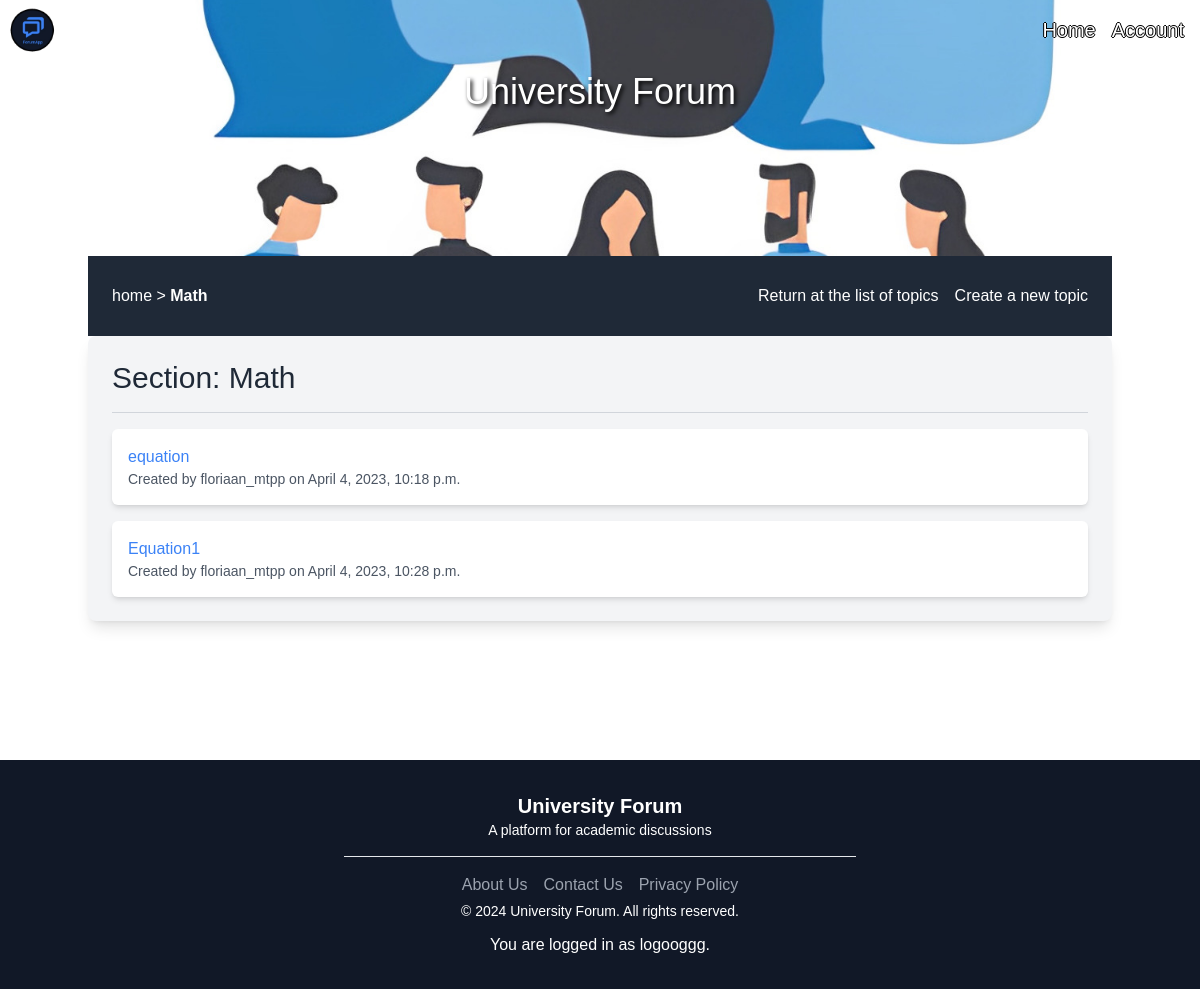
/section/MATH/ (signed in), run on the app's committed database.
### forum/models.py (models this page shows, shortened)
class Topic(models.Model):
    IT= 'IT section'
    MATH = 'MATH section'
    PHYS = 'PHYS section'
    MEDICINE = 'Medicine section'
    SOCIOLOGY = 'Sociology section'
    DIVER = 'miscellaneous Topics'
    SECTION_CHOICES = [
        (IT, 'IT section'),
        (MATH, 'MATH section'),
        (PHYS, 'PHYS section'),
        (MEDICINE, 'Medicine section'),
        (SOCIOLOGY, 'Sociology section'),
        (DIVER, 'miscellaneous Topics'),
    ]
    section = models.CharField(max_length=30, choices=SECTION_CHOICES, verbose_name='Section', default='None')
    title = models.CharField(max_length=255)
    description = models.TextField()
    created_at = models.DateTimeField(auto_now_add=True)
    author = models.ForeignKey(settings.AUTH_USER_MODEL, on_delete=models.CASCADE)
    slug = models.SlugField(max_length=255, unique=True)

### authentication/models.py (models this page shows)
class User(AbstractUser):
    PROFESSOR = 'professor'
    STUDENT = 'student'
    IT = 'IT license'
    MATH = 'MATH license'
    PHYS = 'PHYS license'
    Medecine = 'Medecine'
    Sociology = 'Sociology license'
    ROLE_CHOICES = [
        (PROFESSOR, 'Professor'),
        (STUDENT, 'Student'),
    ]
    STUDIES_CHOICES = [
        (IT, 'IT license'),
        (MATH, 'MATH license'),
        (PHYS, 'PHYS license'),
        (Medecine, 'Medecine'),
        (Sociology, 'Sociology license'),
    ]
    profile_picture = models.ImageField(verbose_name='profile_picture', blank=True, null=True)
    role = models.CharField(max_length=30, choices=ROLE_CHOICES, verbose_name='Rôle')
    studies = models.CharField(max_length=30, choices=STUDIES_CHOICES, verbose_name='Studies', default='')

### forum/views.py (the view)
# urls.py: path('section/MATH/', forum.views.MATH, name='MATH-section'),
@login_required
def MATH(request):
    topics = Topic.objects.filter(section='MATH section')
    return render(request, 'forum/MATH-section.html', {'topics': topics, 'section': 'Math'})

### forum/templates/forum/MATH-section.html (shortened to what this page needs)
{% extends "base.html" %}
{% load static %}
{% load tailwind_tags %}
{% block content %}
<main class="container mx-auto flex align-center flex-col h-full justify-center">
    <div class="container mx-auto flex flex-col h-full">
        <div class="bg-img-first_section h-64 flex items-center flex-col justify-start">
            <h1 id="UF" class="text-4xl text-center text-white">University Forum</h1>
        </div>
        <div class="whereAreYou w-full bg-gray-800 h-20 flex items-center justify-between px-6">
            <p class="text-white hover:text-gray-200">
                <a href="/home" class="hover:text-gray-200 hover:underline">home</a> &gt;
                <a href="/section/MATH" class="font-bold hover:text-gray-200">{{ section }}</a>
            </p>
            <div class="hidden md:flex items-center">
                <a href="{% url 'home' %}" class="text-white hover:text-gray-200 mr-4">Return at the list of topics</a>
                <a href="{% url 'create-ftopic' %}" class="text-white hover:text-gray-200">Create a new topic</a>
            </div>
        </div>
        <div class="div-MATH-section bg-gray-100 rounded-lg shadow-lg p-6">
            <h2 class="text-3xl text-gray-800 mb-4">Section: {{ section }}</h2>
            <hr class="border-gray-300 mb-4">
            {% if topics %}
            <ul class="space-y-4">
                {% for topic in topics %}
                <li class="bg-white rounded-md shadow-md p-4">
                    <a href="{% url 'topic-detail' slug=topic.slug %}"
                        class="text-blue-500 font-medium hover:underline">{{ topic.title }}</a>
                    <p class="text-gray-600 text-sm">Created by {{ topic.author.username }} on {{ topic.created_at }}
                    </p>
                </li>
                {% endfor %}
            </ul>
            {% else %}
            <p class="text-gray-500">No topics found.</p>
            {% endif %}
        </div>
    </div>
</main>
{% endblock %}

### templates/base.html (shortened to what this page needs)
{% load static %}
{% load tailwind_tags %}
<html>
<head>
    <link rel="stylesheet" type="text/css" href="{% static 'css/style.css' %}?{% now 'U' %}">
    {% tailwind_css %}
</head>
<body>
    <nav class="navbar bg-transparent flex flex-row items-center absolute w-full z-10">
        <div class="nav-logo flex-grow">
            <img src="{% static 'assets/forumAppLogo.png' %}?{% now 'U' %}" alt="account-icon" class="h-15 w-12 ml-2">
        </div>
        <div class="nav-ul-right flex flex-row w-50 mr-4">
            <ul class="h-ful">
                <li>
                    <a href="{% url 'home' %}"
                        class="text-white hover:text-gray-900 mr-4 text-xl text-shadow-black">Home</a>
                </li>
            </ul>
            <ul class="account h-full">
                <li class="account">
                    <a href="{% url 'account' %}"
                        class="flex items-center text-white text-xl hover:text-gray-30 text-shadow-black hover:text-gray-900">
                        Account
                    </a>
                </li>
            </ul>
        </div>
    </nav>
    <main>
        <div class="content-div">
            {% block content %}{% endblock content %}
        </div>
    </main>
    <footer class="bg-gray-900 text-white py-8">
        <div class="container mx-auto flex flex-col items-center justify-center">
            <div class="flex flex-col md:flex-row items-center justify-between mb-4">
                <div class="mb-4 md:mb-0">
                    <h3 class="text-xl font-semibold text-center">University Forum</h3>
                    <p class="text-sm">A platform for academic discussions</p>
                </div>
            </div>
            <hr class="bg-white w-1/2 mb-4">
            <div class="flex items-center">
                <a href="#" class="text-gray-400 hover:text-gray-200 mr-4">
                    About Us
                </a>
                <a href="#" class="text-gray-400 hover:text-gray-200 mr-4">
                    Contact Us
                </a>
                <a href="#" class="text-gray-400 hover:text-gray-200">
                    Privacy Policy
                </a>
            </div>
            <div>
                <p class="text-sm m-1">&copy; 2024 University Forum. All rights reserved.</p>
                <p class="text-center mt-3">You are logged in as {{ user }}.</p>
            </div>
        </div>
    </footer>
</body>
</html>

### static/css/style.css (style rules this page uses)
:root { --primary-color: #403e3f; --secondary-color: #0b7a1a; --text-color: whitesmoke; }
* { font-family: 'Trebuchet MS', 'Lucida Sans Unicode', 'Lucida Grande', 'Lucida Sans', Arial, sans-serif; }
body { margin: 0; padding: 0; background-size: cover; }
.text-shadow-black { text-shadow: -1px 0 black, 0 1px black, 1px 0 black, 0 -1px black; }
main { height: calc(100vh - 4rem); width: 100%; min-height: 95vh; }
.bg-img-first_section h1 { color: white; text-shadow: 2px 2px 4px #000000; margin-top: 7%; }
.whereAreYou { margin-top: -2%; }

### data on the page
Topic: title "equation", author.username "floriaan_mtpp", created_at "April 4, 2023, 10:18 p.m."
Topic: title "Equation1", author.username "floriaan_mtpp", created_at "April 4, 2023, 10:28 p.m."
User: username "logooggg"

### other printed values
{{ section }} "Math"
